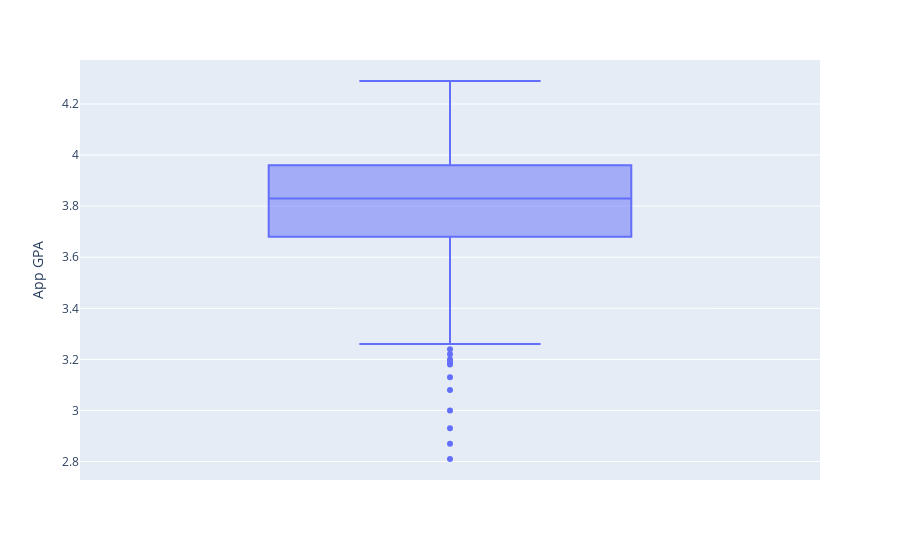

The notebook cell saved with this chart:
### Code cell
# Use this scaffolding to make the box plots
fig = px.box(foreign_gpa, y="App GPA")
fig.show()
plotly.io.write_html(fig,"UC_foreignbox_GPA.html", full_html=False)

### Figure 1 — Plotly figure (JSON) as saved in the notebook; plotly's stock layout.template omitted (floating-point values rounded to 4 significant figures; data arrays with more than 128 entries replaced by an {"elided": "..."} marker saying what was removed)
{"data": [{"alignmentgroup": "True", "hovertemplate": "App GPA=%{y}<extra></extra>", "legendgroup": "", "marker": {"color": "#636efa"}, "name": "", "notched": false, "offsetgroup": "", "orientation": "v", "showlegend": false, "type": "box", "x0": " ", "xaxis": "x", "y": {"elided": "613 float values"}, "y0": " ", "yaxis": "y"}], "layout": {"boxmode": "group", "legend": {"tracegroupgap": 0}, "margin": {"t": 60}, "xaxis": {"anchor": "y", "domain": [0, 1]}, "yaxis": {"anchor": "x", "domain": [0, 1], "title": {"text": "App GPA"}}}}
